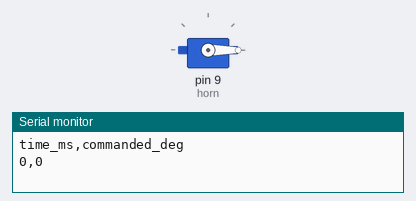
Bench run of a sketch on a simulated Arduino Uno, built with avr-gcc and run on an emulated ATmega328P. Shown: servo, the last lines printed to the serial monitor.

Above: at 0.05 s.
At 1.75 s:
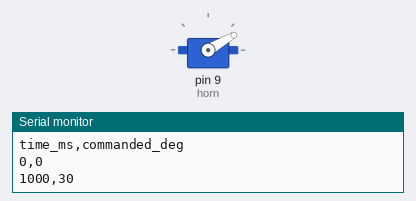
At 3.5 s:
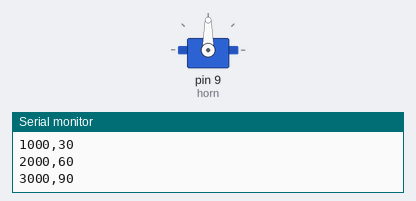
At 7.0 s:
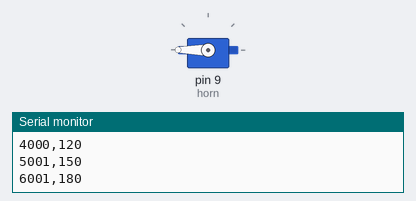
Timing chart, 0 to 9.1 s (numbered marks = the images above):
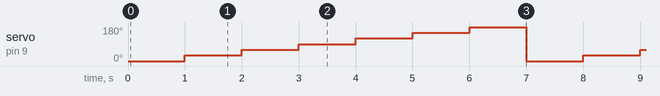

Measured:
- by itself, servo on pin 9 (horn): repeats every 7.0 s: 60° 1.0 s, 90° 1.0 s, 120° 1.0 s, 150° 1.0 s, 180° 1.0 s, 0° 1.0 s, 30° 1.0 s

The sketch:

a3-servo-angle.ino
```cpp
#include <Servo.h>

// @pin SERVO=D9
// @baud 9600

Servo horn;
// 한 각도에서 멈춰 있는 시간입니다. 기구물이 무거우면 늘리세요.
// @tunable holdMs
int holdMs = 1000;

void setup() {
  Serial.begin(9600);
  horn.attach(9);
  Serial.println("time_ms,commanded_deg");
}

void loop() {
  // 서보는 "몇 도로 가라"는 명령만 받습니다. 실제로 그 각도에 닿았는지는
  // 알려 주지 않으므로, 기구물이 걸리면 명령과 실제 각도가 달라집니다.
  for (int angle = 0; angle <= 180; angle += 30) {
    horn.write(angle);
    Serial.print(millis());
    Serial.print(',');
    Serial.println(angle);
    delay(holdMs);
  }
}
```
